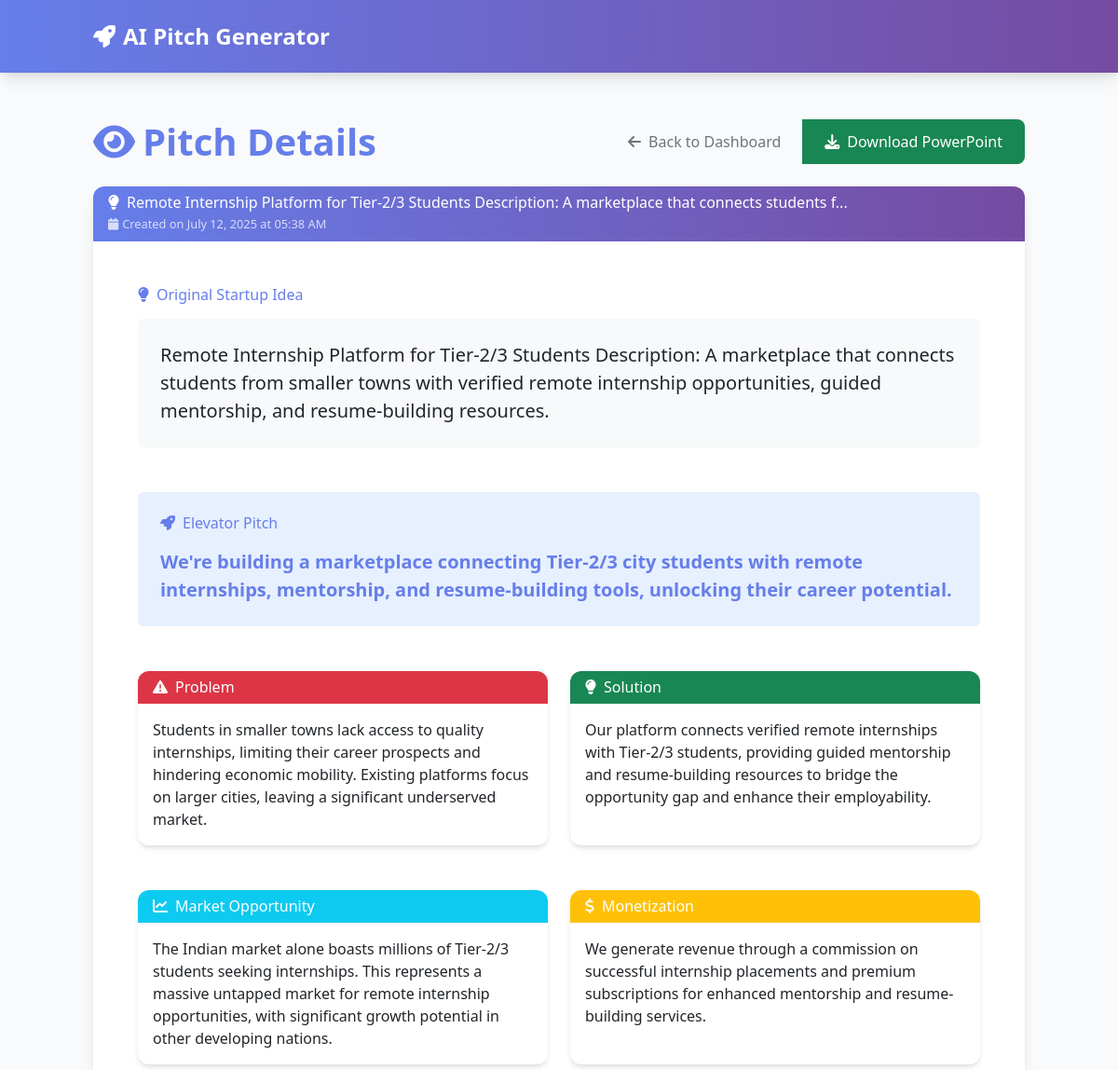
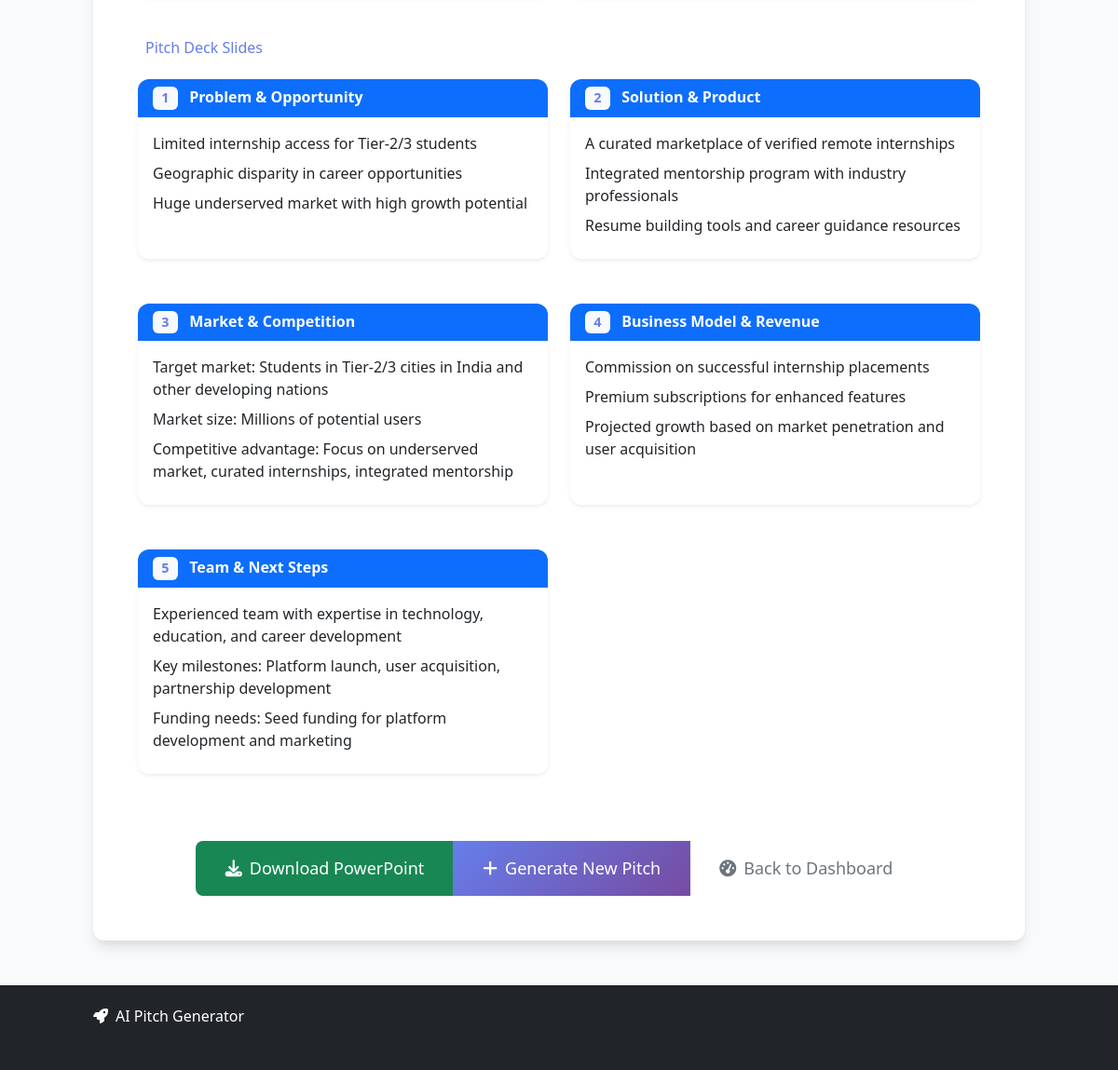
Page /pitch/3 (signed in) on the committed database (2 pictures, top to bottom).
### models.py (models this page shows, shortened)
class Pitch(db.Model):
    id = db.Column(db.Integer, primary_key=True)
    user_id = db.Column(db.Integer, db.ForeignKey('user.id'), nullable=False)
    startup_idea = db.Column(db.Text, nullable=False)
    pitch_data_json = db.Column(db.Text, nullable=False)
    created_at = db.Column(db.DateTime, default=datetime.utcnow)
    @property
    def pitch_data(self):
        try:
            return json.loads(self.pitch_data_json)
        except:
            return {}

### app.py (the view)
@app.route('/pitch/<int:pitch_id>')
@login_required
def view_pitch(pitch_id):
    from models import Pitch
    pitch = Pitch.query.filter_by(id=pitch_id, user_id=current_user.id).first()
    if not pitch:
        flash('Pitch not found', 'error')
        return redirect(url_for('dashboard'))
    return render_template('view_pitch.html', pitch=pitch)

### app.py (called while the page is built)
@login_manager.user_loader
def load_user(user_id):
    from models import User
    return User.query.get(int(user_id))

### templates/view_pitch.html (shortened to what this page needs)
{% extends "base.html" %}
{% block content %}
<div class="container my-5">
    <div class="row">
        <div class="col-12">
            <div class="d-flex justify-content-between align-items-center mb-4">
                <h1 class="display-6 fw-bold text-primary">
                    <i class="fas fa-eye me-2"></i>Pitch Details
                </h1>
                <div class="btn-group" role="group">
                    <a href="{{ url_for('dashboard') }}" class="btn btn-outline-secondary">
                        <i class="fas fa-arrow-left me-2"></i>Back to Dashboard
                    </a>
                    <a href="{{ url_for('download_ppt', pitch_id=pitch.id) }}" class="btn btn-success">
                        <i class="fas fa-download me-2"></i>Download PowerPoint
                    </a>
                </div>
            </div>
        </div>
    </div>
    <div class="row">
        <div class="col-12">
            <div class="card shadow-lg">
                <div class="card-header bg-gradient-to-r from-primary to-secondary text-white">
                    <h3 class="mb-0">
                        <i class="fas fa-lightbulb me-2"></i>{{ pitch.startup_idea[:100] }}{% if pitch.startup_idea|length > 100 %}...{% endif %}
                    </h3>
                    <small class="opacity-75">
                        <i class="fas fa-calendar me-1"></i>Created on {{ pitch.created_at.strftime('%B %d, %Y at %I:%M %p') }}
                    </small>
                </div>
                <div class="card-body p-5">
                    <div class="mb-5">
                        <h4 class="text-primary mb-3">
                            <i class="fas fa-lightbulb me-2"></i>Original Startup Idea
                        </h4>
                        <div class="p-4 bg-light rounded">
                            <p class="mb-0 lead">{{ pitch.startup_idea }}</p>
                        </div>
                    </div>
                    <div class="mb-5 p-4 bg-primary bg-opacity-10 rounded">
                        <h4 class="text-primary mb-3">
                            <i class="fas fa-rocket me-2"></i>Elevator Pitch
                        </h4>
                        <p class="fs-5 fw-bold mb-0 text-primary">{{ pitch.pitch_data.pitch }}</p>
                    </div>
                    <div class="row g-4 mb-5">
                        <div class="col-md-6">
                            <div class="card h-100 border-danger">
                                <div class="card-header bg-danger text-white">
                                    <h5 class="mb-0">
                                        <i class="fas fa-exclamation-triangle me-2"></i>Problem
                                    </h5>
                                </div>
                                <div class="card-body">
                                    <p class="mb-0">{{ pitch.pitch_data.problem }}</p>
                                </div>
                            </div>
                        </div>
                        <div class="col-md-6">
                            <div class="card h-100 border-success">
                                <div class="card-header bg-success text-white">
                                    <h5 class="mb-0">
                                        <i class="fas fa-lightbulb me-2"></i>Solution
                                    </h5>
                                </div>
                                <div class="card-body">
                                    <p class="mb-0">{{ pitch.pitch_data.solution }}</p>
                                </div>
                            </div>
                        </div>
                    </div>
                    <div class="row g-4 mb-5">
                        <div class="col-md-6">
                            <div class="card h-100 border-info">
                                <div class="card-header bg-info text-white">
                                    <h5 class="mb-0">
                                        <i class="fas fa-chart-line me-2"></i>Market Opportunity
                                    </h5>
                                </div>
                                <div class="card-body">
                                    <p class="mb-0">{{ pitch.pitch_data.market }}</p>
                                </div>
                            </div>
                        </div>
                        <div class="col-md-6">
                            <div class="card h-100 border-warning">
                                <div class="card-header bg-warning text-white">
                                    <h5 class="mb-0">
                                        <i class="fas fa-dollar-sign me-2"></i>Monetization
                                    </h5>
                                </div>
                                <div class="card-body">
                                    <p class="mb-0">{{ pitch.pitch_data.monetization }}</p>
                                </div>
                            </div>
                        </div>
                    </div>
                    <div class="mb-5">
                        <h4 class="text-primary mb-4">
                            Pitch Deck Slides
                        </h4>
                        <div class="row g-4">
                            {% for slide in pitch.pitch_data.slides %}
                            <div class="col-lg-6 mb-4">
                                <div class="card h-100 shadow-sm">
                                    <div class="card-header bg-primary text-white">
                                        <h6 class="mb-0 fw-bold">
                                            <span class="badge bg-light text-primary me-2">{{ loop.index }}</span>
                                            {{ slide.title }}
                                        </h6>
                                    </div>
                                    <div class="card-body">
                                        <ul class="mb-0">
                                            {% for point in slide.points %}
                                            <li class="mb-2">{{ point }}</li>
                                            {% endfor %}
                                        </ul>
                                    </div>
                                </div>
                            </div>
                            {% endfor %}
                        </div>
                    </div>
                    <div class="text-center">
                        <div class="btn-group" role="group">
                            <a href="{{ url_for('download_ppt', pitch_id=pitch.id) }}" class="btn btn-success btn-lg">
                                <i class="fas fa-download me-2"></i>Download PowerPoint
                            </a>
                            <a href="{{ url_for('generate') }}" class="btn btn-primary btn-lg">
                                <i class="fas fa-plus me-2"></i>Generate New Pitch
                            </a>
                            <a href="{{ url_for('dashboard') }}" class="btn btn-outline-secondary btn-lg">
                                <i class="fas fa-tachometer-alt me-2"></i>Back to Dashboard
                            </a>
                        </div>
                    </div>
                </div>
            </div>
        </div>
    </div>
</div>
{% endblock %}

### static/css/style.css (style rules this page uses)
:root { --primary-color: #667eea; --secondary-color: #764ba2; --accent-color: #f093fb; --success-color: #28a745; --warning-color: #ffc107; --danger-color: #dc3545; --info-color: #17a2b8; --light-color: #f8f9fa; --dark-color: #343a40; --gray-50: #f9fafb; --gray-100: #f3f4f6; --gray-200: #e5e7eb; --gray-300: #d1d5db; --gray-400: #9ca3af; --gray-500: #6b7280; --gray-600: #4b5563; --gray-700: #374151; --gray-800: #1f2937; --gray-900: #111827; }
body { font-family: 'Segoe UI', Tahoma, Geneva, Verdana, sans-serif; background-color: var(--gray-50); color: var(--gray-800); line-height: 1.6; }
.bg-gradient-to-r { background: linear-gradient(to right, var(--primary-color), var(--secondary-color)); }
.card { border: none; border-radius: 0.75rem; box-shadow: 0 4px 6px -1px rgba(0, 0, 0, 0.1), 0 2px 4px -1px rgba(0, 0, 0, 0.06); transition: all 0.3s ease; }
.card-header { border-bottom: 1px solid rgba(255, 255, 255, 0.1); border-radius: 0.75rem 0.75rem 0 0 !important; }
.btn { border-radius: 0.5rem; font-weight: 500; transition: all 0.3s ease; border: none; padding: 0.75rem 1.5rem; }
.btn-primary { background: linear-gradient(135deg, var(--primary-color) 0%, var(--secondary-color) 100%); color: white; }
.btn-lg { padding: 1rem 2rem; font-size: 1.125rem; }
.text-primary { color: var(--primary-color) !important; }
.bg-gray-50 { background-color: var(--gray-50) !important; }
.shadow-lg { box-shadow: 0 10px 15px -3px rgba(0, 0, 0, 0.1), 0 4px 6px -2px rgba(0, 0, 0, 0.05) !important; }

### templates/view_pitch.html (style rules this page uses)
.card-header { border-bottom: none; }
.badge { font-size: 0.9em; }

### rows in the picture
Pitch: startup_idea "Remote Internship Platform for Tier-2/3 Students Description: A marketplace that connects students f", created_at "July 12, 2025 at 05:38 AM", startup_idea "Remote Internship Platform for Tier-2/3 Students Description: A marketplace that connects students from smaller towns with verified remote internship opportunities, guided mentorship, and resume-building resources.", pitch_data.pitch "We're building a marketplace connecting Tier-2/3 city students with remote internships, mentorship, and resume-building tools, unlocking their career potential.", pitch_data.problem "Students in smaller towns lack access to quality internships, limiting their career prospects and hindering economic mobility. Existing platforms focus on larger cities, leaving a significant underserved market.", pitch_data.solution "Our platform connects verified remote internships with Tier-2/3 students, providing guided mentorship and resume-building resources to bridge the opportunity gap and enhance their employability.", pitch_data.market "The Indian market alone boasts millions of Tier-2/3 students seeking internships. This represents a massive untapped market for remote internship opportunities, with significant growth potential in other developing nations.", pitch_data.monetization "We generate revenue through a commission on successful internship placements and premium subscriptions for enhanced mentorship and resume-building services."

### other values in the picture
{{ slide.title }} "Problem & Opportunity" "Solution & Product" "Market & Competition" "Business Model & Revenue" "Team & Next Steps"
{{ point }} "Limited internship access for Tier-2/3 students" "Geographic disparity in career opportunities" "Huge underserved market with high growth potential" "A curated marketplace of verified remote internships" "Integrated mentorship program with industry professionals" "Resume building tools and career guidance resources" "Target market: Students in Tier-2/3 cities in India and other developing nations" "Market size: Millions of potential users" "Competitive advantage: Focus on underserved market, curated internships, integrated mentorship" "Commission on successful internship placements" "Premium subscriptions for enhanced features" "Projected growth based on market penetration and user acquisition" "Experienced team with expertise in technology, education, and career development" "Key milestones: Platform launch, user acquisition, partnership development" "Funding needs: Seed funding for platform development and marketing"
